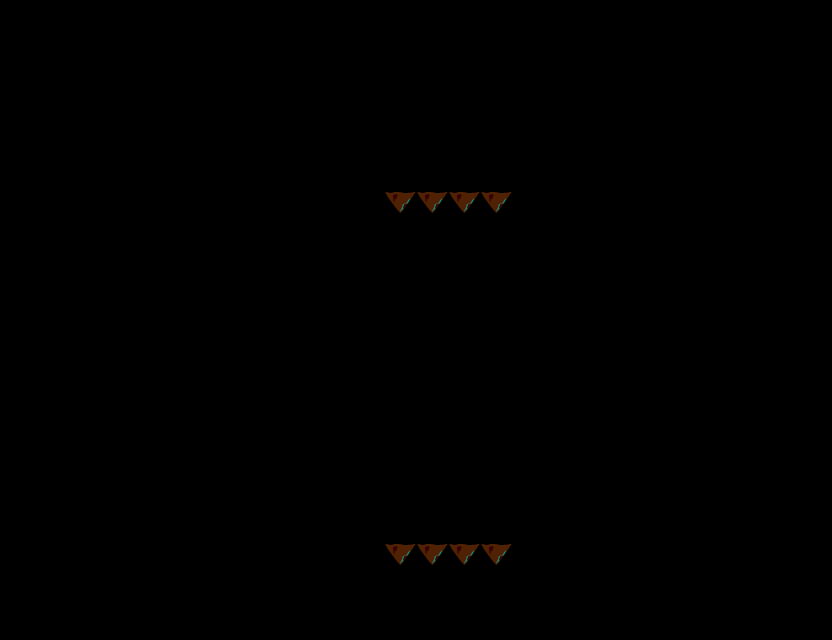

Below is a game level as drawn by its tile map, then a one-line description and the .tmx that defines it (tile-layer data replaced by summaries):
An orthogonal 26x20 tile map with 32x32 px tiles, 1 tile layer (Floor), 2 tilesets and 6 objects (start, end).

<map version="1.0" orientation="orthogonal" width="26" height="20" tilewidth="32" tileheight="32">
 <tileset firstgid="1" name="transparent" tilewidth="32" tileheight="32">
  <image source="Tiles/transparent.png" trans="ff00ff" width="32" height="32" />
 </tileset>
 <tileset firstgid="2" name="tilesheet" tilewidth="32" tileheight="32">
  <image source="Tiles/tilesheet.png" trans="ff00ff" width="160" height="32" />
 </tileset>
 <layer name="Floor" width="26" height="20">
  <data>[520 cells, 8 non-empty, 1 distinct tile ids]</data>
 </layer>
 <objectgroup name="Collision" width="26" height="20">
  <object x="384" y="192" width="128" height="32" />
  <object x="384" y="544" width="128" height="32" />
 </objectgroup>
 <objectgroup name="Nodes" width="26" height="20">
  <object name="start" x="438" y="144" width="18" height="14" />
  <object name="end" x="436" y="501" width="21" height="16" />
  <object x="-57" y="43" width="56" height="556" />
  <object x="832" y="44" width="69" height="567" />
 </objectgroup>
</map>
